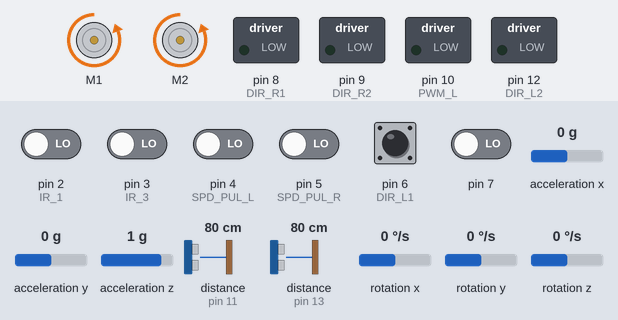
Bench run of a sketch on a simulated Arduino Uno, built with avr-gcc and run on an emulated ATmega328P. On the bench: 2 × DC motor (green arrow = forward, orange = backward, longer = faster), switched loads named in the sketch (green lamp = pin HIGH). Wiring (inferred from the names in the program): 2 × ultrasonic range finder: trigger pin 11, echo pin 11 / trigger pin 13, echo pin 13. The inputs (shaded band) are chosen by the test bench; at power-on: pin 6 (DIR_L1) HIGH, pin 2 (IR_1), pin 3 (IR_3), pin 4 (SPD_PUL_L), pin 5 (SPD_PUL_R), pin 7 LOW, acceleration x 0 g, distance to the obstacle (sensors on pin 11, pin 13) 80 cm, acceleration y 0 g, acceleration z 1 g, rotation x 0 °/s, rotation y 0 °/s, rotation z 0 °/s. What the sketch prints to the serial monitor is not drawn.

Above: at 1.2 s.
1.3 s: acceleration x set to 0.2 g
At 1.9 s:
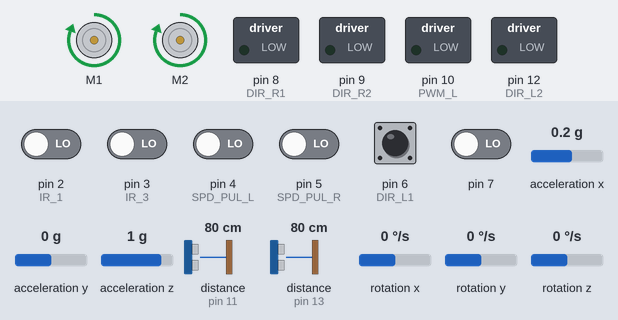
2.8 s: acceleration x set to -1.4 g
At 3.8 s:
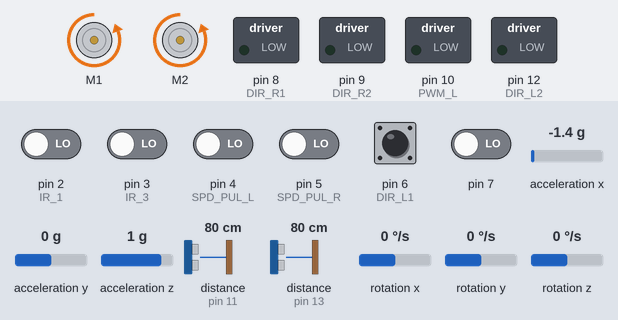
4.3 s: acceleration x set to 0.8 g
At 5.2 s:
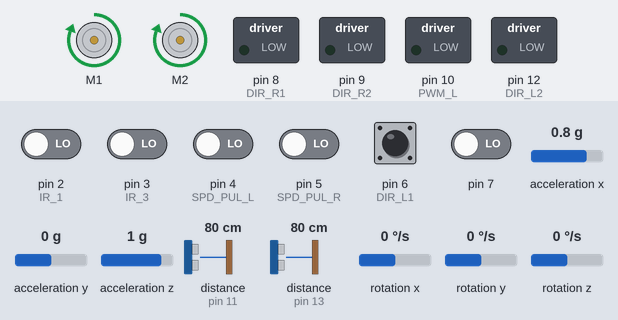
5.8 s: acceleration x set to -0.8 g
At 7.0 s:
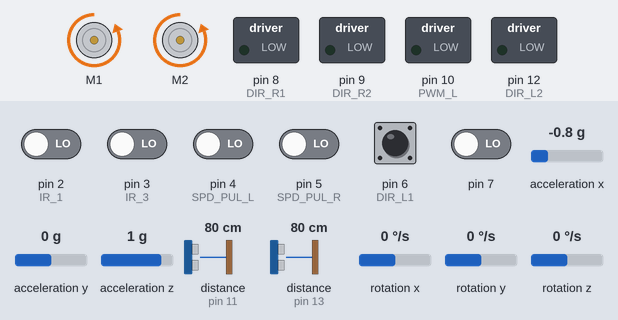
7.3 s: distance to the obstacle (sensor on pin 11) set to 2 cm
10.3 s: acceleration x set to 1.4 g
At 10.8 s:
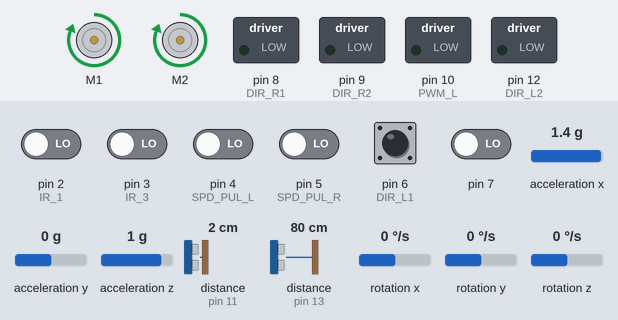
Timing chart, 0 to 12.8 s (numbered marks = the images above; inputs shaded):
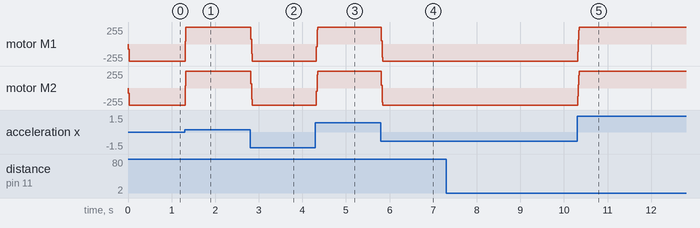

Measured:
- the behaviour switches between 0 and 0.1 g on acceleration x (found by bisection; images 0 and 1)
- after the input at 1.3 s, motor M1, motor M2: backward 255/255 → forward 255/255 at once
- after the input at 2.8 s, motor M1, motor M2: forward 255/255 → backward 255/255 at once
- after the input at 4.3 s, motor M1, motor M2: backward 255/255 → forward 255/255 at once
- after the input at 5.8 s, motor M1, motor M2: forward 255/255 → backward 255/255 at once
- after the input at 7.3 s, every drawn part: stays the same
- after the input at 10.3 s, motor M1, motor M2: backward 255/255 → forward 255/255 at once

The sketch:

cs503-glassesbot.ino
```cpp
#include "Wire.h"
#include "I2Cdev.h"
#include "MPU6050_6Axis_MotionApps20.h"
#include "DualMC33926MotorShield.h"
#define MPU_INT 2//0
#define PWM_L 10
#define PWM_R 11
#define DIR_L1 6
#define DIR_L2 12
#define DIR_R1 8
#define DIR_R2 9
#define SPD_INT_L 3//1
#define SPD_PUL_L 4
#define SPD_INT_R 4//7
#define SPD_PUL_R 5
// Left encoder
#define IR_1 2
#define IR_2 6
// Right encoder
#define IR_3 3
#define IR_4 5
// Pins 2 and 3 correspond to interrupts 0 and 1, respectively
#define IR_INTERRUPT_1 0
#define IR_INTERRUPT_2 1
//Ping constants
const int pingPinRight = 13;
const int pingPinFront = 11;
const int MinRightDist = 2;
const int MaxRightDist = 8;
const int MinFrontDist = 10;
const int MaxFrontDist = 150;
#define NUM_PINGS 5
double pings[NUM_PINGS];
double avgPingChange = 0.0d;
double avgPingFlow = 0.4d; // Smoothing factor
// These variables will keep track of our current state
bool turnLeft = false;
bool turnRight = false;
uint8_t turnRightState = 0;
//counters to check is we should switch from our current state
int checkTurnRight = 0;
const int checkTurnRightMax = 20; // needs to be calibrated
int checkTurnLeft = 0;
const int checkTurnLeftMax = 20;
int checkStraight = 0;
const int checkStraightMax = 20;
// Stores the total number of steps for both encoders
volatile long leftEncoder = 0;
volatile long rightEncoder = 0;
// Tracks the number of steps since the last world position update
volatile int leftSteps = 0;
volatile int rightSteps = 0;
const int stepsPerUpdate = 1;
// MOTION CONTROLLER CODE (JUST THE ONE LINE BELOW)
const float max_phi = 0.02f;// Max angle offset of robot
const float max_dist = 0.7f;
const float botRadius = 4.125f;
const float wheelRadius = 1.39f;
const float stepDistance = 2.0f * wheelRadius * PI / 16.0f; // 2PI*r / 16 steps
// World Coordinates
float worldX = 0.0f;
float worldY = 0.0f;
float worldTheta = 0.0f;
// MOTION CONTROLLER CODE (BELOW)
// Previous World Coordinates
const uint8_t velocityUpdateCount = 10;
const uint8_t velocityUpdateStep = 10;
float prevWorldXs[velocityUpdateCount];
float prevWorldYs[velocityUpdateCount];
float prevWorldThetas[velocityUpdateCount];
float prevWorldTimes[velocityUpdateCount];
float velocityUpdateTimer = millis();
// Current Velocity
float xVelocity = 0.0f;
float yVelocity = 0.0f;
float thetaVelocity = 0.0f;
// Goal location of the current goal we are trying to reach
float goalLocationX = 0.0f;
float goalLocationY = 0.0f;
float goalLocationTheta = 0.0f;
const int numPoints = 50;
const float curveAngle = PI;
float goalXs[numPoints];
float goalYs[numPoints];
float translate_velocity = 0.0f;
float turn_velocity = 0.0f;
float K = 8.0f;
float B = 0.13f;
float K_t = 0.008f; //0.008f;
float B_t = 0.008f; //0.01f;
float K_r = 0.55f; //0.15f
float B_r = 0.175f; //0.175f
float K_w = 0.00125f;
float B_w = 0.01f;
float angle_ref =- 0.005f; // angle_ref is center of gravity offset
float angular_rate_ref = 0.0f;
long time_gain_scaler = micros();
long global_time = micros();
float left_min_motor_speed = 30;
float right_min_motor_speed = 30;
float pwm_left = 0.0f;
float pwm_right = 0.0f;
MPU6050 mpu;
int16_t ax;
int16_t ay;
int16_t az;
int16_t gx;
int16_t gy;
int16_t gz;
double pitch;
double timer = millis();
// Motor driver
DualMC33926MotorShield md;
void setup() {
  // join I2C bus (I2Cdev library doesn't do this automatically)
  #if I2CDEV_IMPLEMENTATION == I2CDEV_ARDUINO_WIREI
      Wire.begin();
      Wire.setClock(400000); // 400kHz I2C clock. Comment this line if having compilation difficulties
  #elif I2CDEV_IMPLEMENTATION == I2CDEV_BUILTIN_FASTWIRE
      Fastwire::setup(400, true);
  #endif
  init_IO();
  // initialize serial communication
  Serial.begin(115200);
  while (!Serial); // wait for Leonardo enumeration, others continue immediately
  // initialize devices
  mpu.initialize();
  md.init();
  init_IR();
  mpu.setFullScaleGyroRange(MPU6050_GYRO_FS_2000);

//  generateGoals(goalXs, goalYs);
}
void loop() {
  if (millis() - timer > 0) {
    getValuesFromPing();
    timer = millis();
  }
  motionControllerCode();
}
void motionControllerCode() {
  if (shouldUpdateCoords())
    updateCoords();
  if (millis() - velocityUpdateTimer > velocityUpdateStep)
    updateVelocity();
  //updateGoal();

  mpu.getMotion6(&ax, &ay, &az, &gx, &gy, &gz);

  getPitch(&pitch, &ax, &az);
  // Translate Controller
  float distance_to_goal = pow((pow(goalLocationX - worldX, 2) + pow(goalLocationY - worldY, 2)), .5);
  double direction_to_goal = atan2(goalLocationY - worldY, goalLocationX - worldX);
  double theta_difference = clampThetaDifference(worldTheta - direction_to_goal);
  if (abs(theta_difference) > PI/2) {
    distance_to_goal *= -1;
  }
  // Bound our distance within [-max_dist, max_dist]
  distance_to_goal = max(-max_dist, min(max_dist, distance_to_goal));

  // turnRightState 1 works by using the actual goalLocations
  if(!(turnLeft || turnRight) || turnRightState == 3)
    distance_to_goal = -max_dist;
  // turnRightState 2 is the one which only turns by PI/2
  if(turnLeft || turnRightState == 2)
    distance_to_goal = 0;

  double direction_of_velocity = atan2(yVelocity, xVelocity);
  double velocity = pow((pow(xVelocity, 2) + pow(yVelocity, 2)), .5);
  theta_difference = clampThetaDifference(worldTheta - direction_of_velocity);
  if (abs(theta_difference) > PI/2) {
    velocity *= -1;
  }

  float vel = (pwm_left+pwm_right)*0.5;
  double delta_phi = K_t * distance_to_goal - B_t * (vel-translate_velocity);
  delta_phi = max(-max_phi, min(max_phi, delta_phi));
  double angle_err = pitch - angle_ref + delta_phi; // angle_ref is center of gravity offset
  double angular_rate = PI*((double)gy)/180 - angular_rate_ref; // Converted to radians
  // Balance Controller
  float deltaPWM = -K * angle_err - B * angular_rate;

  // We are going straight
  if (!(turnRight || turnLeft)) {
    double dist = (pings[0] + pings[1])*.5 - 3.5f;
    //theta_err = K_w*dist + B_w * avgPingChange * (isMovingForward() ? -1 : 1);
    goalLocationTheta += K_w*dist + B_w * avgPingChange * (isMovingForward() ? -1 : 1);

    //Serial.print(theta_err);
//    Serial.print(" = K(");
//    Serial.print(K_w*dist);
//    Serial.print(") + B(");
//    Serial.print(B_w * avgPingChange * (isMovingForward() ? -1 : 1));
//    Serial.println(")");
  }
//  Serial.println(theta_err);
  Serial.print(turnLeft);
  Serial.print("  ");
  Serial.print(turnRight);
  Serial.print("  ");
  Serial.println(turnRightState);

  // Rotate Controller
  float theta_err = clampThetaDifference(goalLocationTheta - worldTheta);

  long timeDiff = micros() - time_gain_scaler;
  time_gain_scaler = micros();

  thetaVelocity = PI*((double)gz)/180; // Converted to radians
  float deltaPWMR = K_r * theta_err - B_r * thetaVelocity;
  float nextPwm = pwm_left + (deltaPWM + deltaPWMR)*((float)timeDiff)*0.001;
  if (pwm_left > left_min_motor_speed && nextPwm < left_min_motor_speed) {
    nextPwm -= 2*left_min_motor_speed;
  }
  else if (pwm_left < -left_min_motor_speed && nextPwm > -left_min_motor_speed) {
    nextPwm += 2*left_min_motor_speed;
  }

  pwm_left = nextPwm;
  nextPwm = pwm_right + (deltaPWM - deltaPWMR)*((float)timeDiff)*0.001;
  if (pwm_right > right_min_motor_speed && nextPwm < right_min_motor_speed) {
    nextPwm -= 2*right_min_motor_speed;
  }
  else if (pwm_right < -right_min_motor_speed && nextPwm > -right_min_motor_speed) {
    nextPwm += 2*right_min_motor_speed;
  }
  pwm_right = nextPwm;

  int max_speed = 400;
  pwm_left = max(-max_speed, min(max_speed, pwm_left));
  pwm_right = max(-max_speed, min(max_speed, pwm_right));
  float left_out = pwm_left;
  float right_out = pwm_right;
  md.setSpeeds(-left_out, -right_out);
  //printPIND();
  //printWorldCoords();
}
```

tested_functionality.ino
```cpp
void updateVelocity() {
  for (int i = velocityUpdateCount-1; i > 0; i--) {
    prevWorldXs[i] = prevWorldXs[i-1];
    prevWorldYs[i] = prevWorldYs[i-1];
    prevWorldThetas[i] = prevWorldThetas[i-1];
    prevWorldTimes[i] = prevWorldTimes[i-1];
  }
  prevWorldXs[0] = worldX;
  prevWorldYs[0] = worldY;
  prevWorldThetas[0] = worldTheta;
  prevWorldTimes[0] = millis();
  velocityUpdateTimer = prevWorldTimes[0];

  double delta_t = (millis() - prevWorldTimes[velocityUpdateCount-1]) * 0.001; // find time that has past and convert to seconds
  xVelocity = (worldX - prevWorldXs[velocityUpdateCount-1]) / delta_t;
  yVelocity = (worldY - prevWorldYs[velocityUpdateCount-1]) / delta_t;
  thetaVelocity = (worldTheta - prevWorldThetas[velocityUpdateCount-1]) / delta_t;
}
void getPitch(double *pitch, int16_t *ax, int16_t *az) {
  // Just using atan2 gives us an angle where a balanced position reads as either PI or -PI
  // Inverted so it's in the same direction as the gyro
  *pitch = -atan2(*ax, *az) - PI;
  if (*pitch < -PI)
    *pitch += 2*PI;
}
// Initializing IR pins and interrupts
void init_IR()
{
  pinMode(IR_1, INPUT);
  pinMode(IR_2, INPUT);
  pinMode(IR_3, INPUT);
  pinMode(IR_4, INPUT);
  pinMode(A0, INPUT);
  pinMode(A1, INPUT);
  attachInterrupt(IR_INTERRUPT_1, encoder_one, CHANGE);
  attachInterrupt(IR_INTERRUPT_2, encoder_two, CHANGE);
  encoder_one(); // Initialize the encoders with the starting digital pins
  encoder_two();
}
bool isFirstLeft = true;
// IR interrupts for the quadrature encoders
void encoder_one()
{
  // 0000, 0001, 0010, 0011, 0100, 0101, 0110, 0111,
  // 1000, 1001, 1010, 1011, 1100, 1101, 1110, 1111
  static int8_t lookup_table[] = {0,1,0,-1, -1,0,1,0, 0,1,0,-1, -1,0,1,0};
  // Negative lookups correspond to the sensors moving with 2 leading
  static uint8_t enc_val = 0;

  if (!isFirstLeft && (PIND & 0b100) >> 2 == (enc_val & 1)) {
    return;
  }

  enc_val = enc_val << 2;
  // PIND reads the first 8 digital pins (0-7)
  uint8_t pins = (PIND & 0b01000100) >> 2;
  pins = (pins & 0b1) | ((pins >> 3) & 0b10);
  enc_val = enc_val | pins;
  if (!isFirstLeft) {
    leftEncoder -= lookup_table[enc_val & 0b1111];
    leftSteps -= lookup_table[enc_val & 0b1111];
  }
  else
    isFirstLeft = false;
//  print8Bit(enc_val);

//  Serial.print("Left position: ");
//  Serial.println(leftEncoder);
}
bool isFirstRight = true;
void encoder_two()
{
  // 0000, 0001, 0010, 0011, 0100, 0101, 0110, 0111,
  // 1000, 1001, 1010, 1011, 1100, 1101, 1110, 1111
  static int8_t lookup_table[] = {0,1,0,-1, -1,0,1,0, 0,1,0,-1, -1,0,1,0};
  // Negative lookups correspond to the sensors moving with 2 leading
  static uint8_t enc_val = 0;

  if (!isFirstRight && (PIND & 0b1000) >> 3 == (enc_val & 1)) {
    return;
  }

  enc_val = enc_val << 2;
  // PIND reads the first 8 digital pins (0-7)
  uint8_t pins = (PIND & 0b00101000) >> 3; // Interrupt on 3, regular on 5 (interrupts available only on 2,3)
  pins = (pins & 0b1) | ((pins >> 1) & 0b10);
  enc_val = enc_val | pins;
  if (!isFirstRight) {
    rightEncoder += lookup_table[enc_val & 0b1111];
    rightSteps += lookup_table[enc_val & 0b1111];
  }
  else
    isFirstRight = false;
  //print8Bit(enc_val);
}
bool shouldUpdateCoords() {
  return abs(leftSteps) + abs(rightSteps) >= stepsPerUpdate;
}
void updateCoords() {
  float dsl = leftSteps * stepDistance;
  leftSteps = 0;
  float dsr = rightSteps * stepDistance;
  rightSteps = 0;
  float dsavg = (dsl + dsr) / 2;
  float totalDsavg = (stepDistance*(leftEncoder + rightEncoder)) / 2;
//  float dTheta = (dsl - dsavg)/botRadius;
//  worldTheta += dTheta;
  worldTheta = (stepDistance*leftEncoder - totalDsavg) / botRadius;
  //Serial.println(worldTheta);
  while(worldTheta > PI)
    worldTheta -= 2*PI;
  while(worldTheta <= -PI)
    worldTheta += 2*PI;
  worldX += dsavg * cos(worldTheta); // Or [worldTheta - (dTheta/2)]
  worldY += dsavg * sin(worldTheta);
}
void init_IO()
{
  // configure I/O
  pinMode(SPD_PUL_L, INPUT);
  pinMode(SPD_PUL_R, INPUT);
  pinMode(PWM_L, OUTPUT);
  pinMode(PWM_R, OUTPUT);
  pinMode(DIR_L1, OUTPUT);
  pinMode(DIR_L2, OUTPUT);
  pinMode(DIR_R1, OUTPUT);
  pinMode(DIR_R2, OUTPUT);
}
void printDeltaPWMComponents(float *deltaPWM, float *K, double *pitch, float *angle_ref, float *B, int16_t *gy)
{
  Serial.print(*deltaPWM);
  Serial.print(" = ");
  Serial.print(-*K * (*pitch - *angle_ref));
  Serial.print(" + ");
  Serial.print(-*B * (PI/180) * (*gy));
  Serial.println();
}
void printDeltaPWMEquation(float *deltaPWM, float *K, double *pitch, float *angle_ref, float *B, int16_t *gy)
{
  Serial.print(*deltaPWM);
  Serial.print(" = ");
  Serial.print(*K);
  Serial.print(" * (");
  Serial.print(*pitch);
  Serial.print(" - ");
  Serial.print(*angle_ref);
  Serial.print(") - ");
  Serial.print(*B);
  Serial.print(" * (pi/180) * ");
  Serial.print(*gy);
  Serial.println();
}
void printAngleErrorAndSpeed(double *angle_err, double *angular_rate) {
  Serial.print("angle_err, angular_rate = ");
  Serial.print(*angle_err);
  Serial.print(", ");
  Serial.println(*angular_rate);
}
void printWorldCoords() {
  Serial.print("World coords (x, y, theta): (");
  Serial.print(worldX);
  Serial.print(", ");
  Serial.print(worldY);
  Serial.print(", ");
  Serial.print(worldTheta);
  Serial.println(")");
}
// For debugging
void print8Bit(uint8_t val)
{
  Serial.print((val & 0b10000000) >> 7);
  Serial.print((val & 0b01000000) >> 6);
  Serial.print((val & 0b00100000) >> 5);
  Serial.print((val & 0b00010000) >> 4);
  Serial.print((val & 0b00001000) >> 3);
  Serial.print((val & 0b00000100) >> 2);
  Serial.print((val & 0b00000010) >> 1);
  Serial.print((val & 0b00000001));
  Serial.println();
}
```

Source omitted: untested_functionality.ino (6449 bytes)
